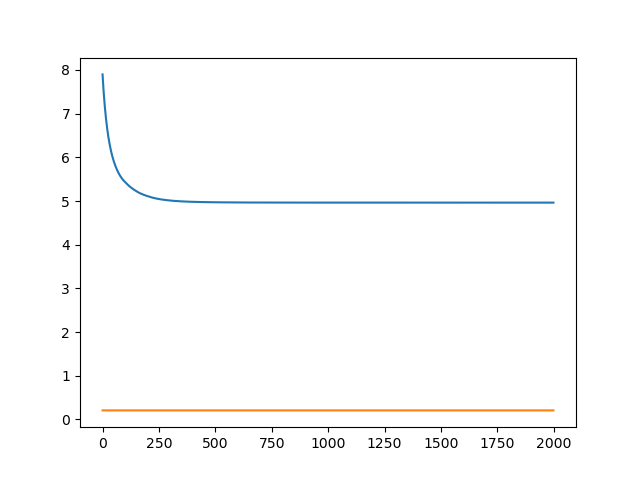

The Python source for this figure:
import os
import math
import numpy as np
import matplotlib
matplotlib.use("Agg")
import matplotlib.pyplot as plt
from cross_validation import CrossValidation as cv

def generate_data(n, p, s):
    # input: 
    # n - dimension of samples
    # p - dimension of features/predictors
    # output: x, y, H
    # y = H * x + eps
    H = np.random.randn(n, p)
    #x = np.random.rand(p, 1)
    x = 1. * np.ones((p,1))
    x[s:] = 0
    x = np.random.permutation(x)
    y = np.dot(H, x) + np.random.normal(0, 0.1, size=(n, 1))
    return (x, y, H)

def get_objective(y, H, x, lambda_para):
    # 1/n/2*(norm2(y-H*x)^2 + lambda*norm1(x))
    return np.linalg.norm(y - np.dot(H, x), 2) ** 2/len(y) / 2. + lambda_para * np.linalg.norm(x, 1)

def soft_threshold(y,H,lambda_para,alpha,N):
    x = np.zeros((len(H[0]), 1))
    for _ in range(N):
        # soft(x + 1/alpha/n H.T(y-Hx), lambda)
        # soft(temp, lambda)
        temp = x + np.dot(np.transpose(H), y - np.dot(H, x)) / alpha / len(y)
        x = temp - lambda_para*np.sign(temp)
        x[x*np.sign(temp) < 0] = 0
    return x

def ista(y,H,lambda_para,alpha,N):
    # input:
    # y - observed signal
    # H - design matrix
    # lambda_para - regularization para
    # alpha >= max eigen (H'H)
    # N - max number of iterations
    # output:
    # x - recovered signal,
    x = np.zeros((len(H[0]), 1))
    objective_funcs = [0] * N
    temp = np.zeros(x.size)
    for i in range(N):
        # soft(x + 1/alpha/n H.T(y-Hx), lambda)
        # soft(temp, lambda)
        temp = x + np.dot(np.transpose(H), y - np.dot(H, x)) / alpha / len(y)
        x = temp - lambda_para*np.sign(temp)
        x[x*np.sign(temp) < 0] = 0
        # x[abs(temp) < lambda] = 0
        objective_funcs[i] = get_objective(y, H, x, lambda_para)
    return (x, objective_funcs)

if(__name__ == "__main__"):
    x_original, y, H = generate_data(100, 1000, 20) # n = 100, p = 1000
    print("x original", np.max(x_original))
    alpha = 2. * math.ceil(max(np.linalg.eigh(np.dot(H.T, H))[0])) / len(y)
    print("alpha = ", alpha)
    N = 2000
    # tuning lambda
    objective_f = get_objective
    algo_f = lambda _y, _H, _para: soft_threshold(_y,_H,_para,alpha,N)
    cv_obj = cv(objective_f, algo_f, y, H, lambda_min=0.01, lambda_max=1, params_count=10, k=5)
    best_lambda = cv_obj.tune_para()
    print("best lambda", best_lambda)
    x, best_objective_funcs = ista(y,H,best_lambda,alpha,N)
    print("x max element:", np.max(x))
    plt.plot(best_objective_funcs)
    plt.plot([get_objective(y, H, x_original, best_lambda)] * len(best_objective_funcs)) # optimal
    plt.savefig(os.path.dirname(os.path.abspath(__file__))+"/ista")
